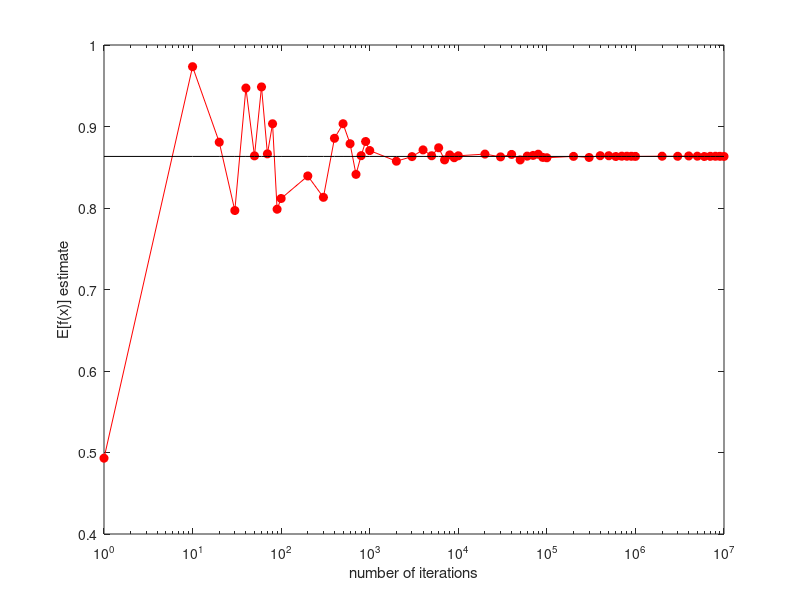

MATLAB code to generate this figure:
% Importance Sampling Algorithm

% Seed for consistent results.
rng(10);

% Proposal Distribution Parameters.
% Mean.
mu = 0;

% Standard Deviation - to obtain dispayed graphs modify to 0.5,1,5,10.
sigma = 5;

% Importance Sampling Functions.
% Function to calculate f(x) for a given sample from the proposal
f = @(x) 0.2 *( x + 5.0 );

% Function to define the Target Distribution p(x)
p = @(x) exp((0.4.*(x-0.4).^2) - (0.08.*(x.^4)));

% Proposal distribution q(x) (assume unnormalized)
q = @(x)  1/(sqrt(2*pi)*sigma) * exp(-(x-mu).^2/(2*sigma^2));
 
% Empty vector to store weights.
weights = [];

% Emply vector to store E[x] at each iteration.
f_estimate = {};

% Generate vector for N samples - log scale.
tens = ones([1,10]);
hundreds = ones([1,10]);
thousands = ones([1,10]); 
tenthoudand = ones([1,10]);
hundredthousand = ones([1,10]);
millions = ones([1,10]);
iterations = [];

for i = 1:9
    tens(i) = tens(i)*10*i;
    hundreds(i) = hundreds(i)*100*i;
    thousands(i) = thousands(i)*1000*i ;
    tenthoudand(i) = tenthoudand(i)*10000*i ;
    hundredthousand(i) = hundredthousand(i)*100000*i ;
    millions(i) = millions(i)*1000000*i;
end
% Remove the last elements in the vector.
tens(end) = [];
hundreds(end) = [];
thousands(end) = [];
tenthoudand(end) = [];
hundredthousand(end) =[];
millions(end) = []; 
iterations = [1, tens, hundreds, thousands, tenthoudand,hundredthousand, millions, 1e7];

% Importance Sampling.
for i = 1:length(iterations)
        
    % Randomly sample from the proposal distribution.
    x = normrnd(mu,sigma,iterations(i),1);
    % Compute weights.
    weights = p(x)./q(x);
    % Calculate the estimate value E[x]
    e_x = (weights/sum(weights)).*f(x);
    % Assign the sum of the estimated values
    f_estimate{i}  = sum(e_x);
    % Numerator of the estimate.
    E_num = weights.*f(x);
 end

% Calculate the estimate E[x] convergence value.
estimate = sum(E_num)/sum(weights);
% Empty vector to store mean estimate values.
f_estimate_mean = zeros(size(f_estimate,2),1);

% Calculate the mean E[f(x)] estimates at each iteration.
for i=1:size(f_estimate,2)
    f_estimate_mean(i) = mean([f_estimate{i}]);
end
 
% Plot importance Sampling.
% Plot of the average E[f(x)]
semilogx(iterations, f_estimate_mean,'-or', 'MarkerFaceColor', 'r'); hold on;
% Plot the estimated convergence value.
semilogx(iterations, estimate*ones(size(iterations)),'k'); hold on;
xlabel('number of iterations'); ylabel('E[f(x)] estimate');

% Generate Matrix of iteration and E[f(x)] at iteration.
format short g
results_matrix = [iterations',f_estimate_mean];
results_matrix